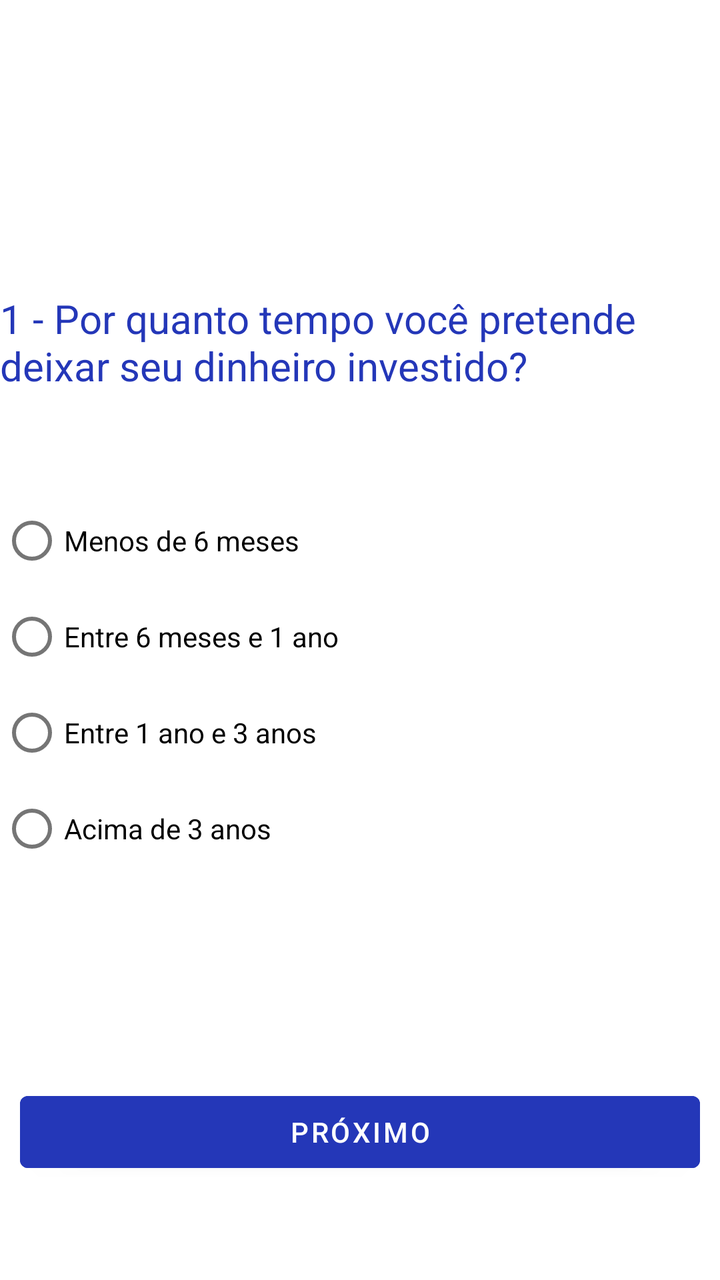
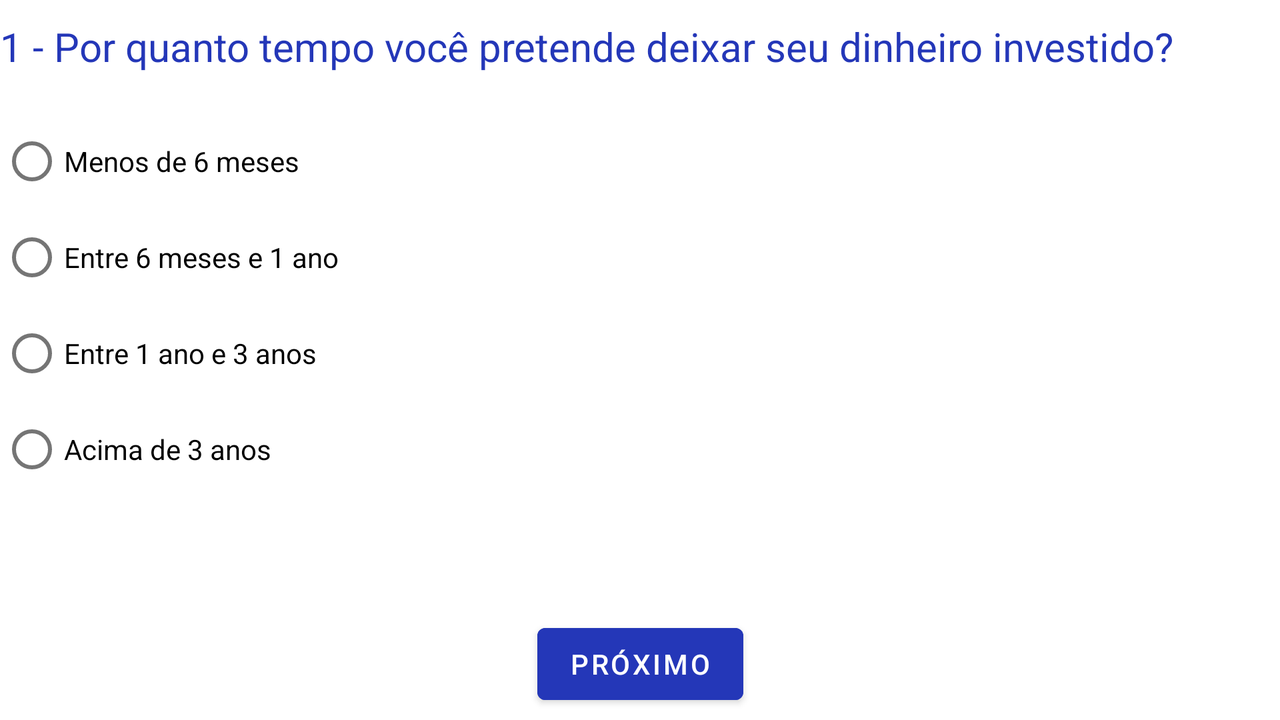

The same Android screen from two of the app's own layout files: first res/layout/ as a phone draws it, then the repository's variant for another configuration, drawn on a device whose configuration selects that folder. Both files follow.
<!-- AndroidManifest.xml: application theme Theme.Conservador -->
<!-- res/layout/fragment_primeirapergunta2.xml -->
<?xml version="1.0" encoding="utf-8"?>
<androidx.constraintlayout.widget.ConstraintLayout xmlns:android="http://schemas.android.com/apk/res/android"
    xmlns:app="http://schemas.android.com/apk/res-auto"
    xmlns:tools="http://schemas.android.com/tools"
    android:id="@+id/frameLayout"
    android:layout_width="match_parent"
    android:layout_height="match_parent"
    tools:context=".primeirapergunta">

    

    <Button
        android:id="@+id/btn1"
        android:layout_width="0dp"
        android:layout_height="wrap_content"
        android:layout_marginStart="10dp"
        android:layout_marginEnd="10dp"
        android:layout_marginBottom="50dp"
        android:backgroundTint="#2437B8"
        android:text="Próximo"
        app:layout_constraintBottom_toBottomOf="parent"
        app:layout_constraintEnd_toEndOf="parent"
        app:layout_constraintStart_toStartOf="parent" />


    <TextView
        android:id="@+id/pergunta1"
        android:layout_width="wrap_content"
        android:layout_height="wrap_content"
        android:layout_marginBottom="200dp"
        android:text="1 - Por quanto tempo você pretende deixar seu dinheiro investido?"
        android:textColor="#2437B8"
        android:textSize="20sp"
        app:layout_constraintBottom_toTopOf="@+id/btn1"
        app:layout_constraintEnd_toEndOf="parent"
        app:layout_constraintHorizontal_bias="0.0"
        app:layout_constraintStart_toStartOf="parent"
        app:layout_constraintTop_toTopOf="parent" />

    <RadioGroup
        android:id="@+id/R1A"
        android:layout_width="0dp"
        android:layout_height="wrap_content"
        android:layout_marginTop="50dp"
        app:layout_constraintEnd_toEndOf="parent"
        app:layout_constraintStart_toStartOf="parent"
        app:layout_constraintTop_toBottomOf="@+id/pergunta1">

        <RadioButton
            android:id="@+id/Q1A"
            android:layout_width="match_parent"
            android:layout_height="wrap_content"
            android:text="Menos de 6 meses" />

        <RadioButton
            android:id="@+id/Q1B"
            android:layout_width="match_parent"
            android:layout_height="wrap_content"
            android:text="Entre 6 meses e 1 ano" />

        <RadioButton
            android:id="@+id/Q1C"
            android:layout_width="match_parent"
            android:layout_height="wrap_content"
            android:text="Entre 1 ano e 3 anos" />

        <RadioButton
            android:id="@+id/Q1D"
            android:layout_width="match_parent"
            android:layout_height="wrap_content"
            android:text="Acima de 3 anos" />

    </RadioGroup>

    <TextView
        android:id="@+id/Nomenclatura"
        android:layout_width="wrap_content"
        android:layout_height="wrap_content"
        app:layout_constraintBottom_toTopOf="@+id/btn1"
        app:layout_constraintEnd_toEndOf="parent"
        app:layout_constraintStart_toStartOf="parent"
        app:layout_constraintTop_toBottomOf="@+id/R1A" />

</androidx.constraintlayout.widget.ConstraintLayout>
<!-- resources referenced by this layout -->
<resources>
  <style name="Theme.Conservador" parent="Theme.MaterialComponents.DayNight.NoActionBar">
          
          <item name="colorPrimary">@color/purple_500</item>
          <item name="colorPrimaryVariant">@color/purple_700</item>
          <item name="colorOnPrimary">@color/white</item>
          
          <item name="colorSecondary">@color/teal_200</item>
          <item name="colorSecondaryVariant">@color/teal_700</item>
          <item name="colorOnSecondary">@color/black</item>
          
          <item name="android:statusBarColor" tools:targetApi="l">?attr/colorPrimaryVariant</item>
          
      </style>
</resources>
<!-- res/layout-land/fragment_primeirapergunta2.xml (the repository's variant of the layout above) -->
<!-- drawn on the phone turned sideways -->
<?xml version="1.0" encoding="utf-8"?>
<androidx.constraintlayout.widget.ConstraintLayout xmlns:android="http://schemas.android.com/apk/res/android"
    xmlns:app="http://schemas.android.com/apk/res-auto"
    xmlns:tools="http://schemas.android.com/tools"
    android:id="@+id/frameLayout"
    android:layout_width="match_parent"
    android:layout_height="match_parent"
    tools:context=".primeirapergunta">

    

    <Button
        android:id="@+id/btn1"
        android:layout_width="wrap_content"
        android:layout_height="wrap_content"
        android:layout_marginBottom="4dp"
        android:backgroundTint="#2437B8"
        android:text="Próximo"
        app:layout_constraintBottom_toBottomOf="parent"
        app:layout_constraintEnd_toEndOf="parent"
        app:layout_constraintStart_toStartOf="parent" />

    <TextView
        android:id="@+id/pergunta1"
        android:layout_width="wrap_content"
        android:layout_height="wrap_content"
        android:layout_marginBottom="200dp"
        android:text="1 - Por quanto tempo você pretende deixar seu dinheiro investido?"
        android:textColor="#2437B8"
        android:textSize="20sp"
        app:layout_constraintBottom_toTopOf="@+id/btn1"
        app:layout_constraintEnd_toEndOf="parent"
        app:layout_constraintHorizontal_bias="0.0"
        app:layout_constraintStart_toStartOf="parent"
        app:layout_constraintTop_toTopOf="parent"
        app:layout_constraintVertical_bias="0.121" />

    <RadioGroup
        android:id="@+id/R1A"
        android:layout_width="0dp"
        android:layout_height="wrap_content"
        android:layout_marginTop="20dp"
        app:layout_constraintEnd_toEndOf="parent"
        app:layout_constraintStart_toStartOf="parent"
        app:layout_constraintTop_toBottomOf="@+id/pergunta1">


        <RadioButton
            android:id="@+id/Q1A"
            android:layout_width="match_parent"
            android:layout_height="wrap_content"
            android:text="Menos de 6 meses" />

        <RadioButton
            android:id="@+id/Q1B"
            android:layout_width="match_parent"
            android:layout_height="wrap_content"
            android:text="Entre 6 meses e 1 ano" />

        <RadioButton
            android:id="@+id/Q1C"
            android:layout_width="match_parent"
            android:layout_height="wrap_content"
            android:text="Entre 1 ano e 3 anos" />

        <RadioButton
            android:id="@+id/Q1D"
            android:layout_width="match_parent"
            android:layout_height="wrap_content"
            android:text="Acima de 3 anos" />

    </RadioGroup>

</androidx.constraintlayout.widget.ConstraintLayout>
